Frame 1 (no input): blank canvas, image omitted
Frame 60 (no input): blank canvas, image omitted
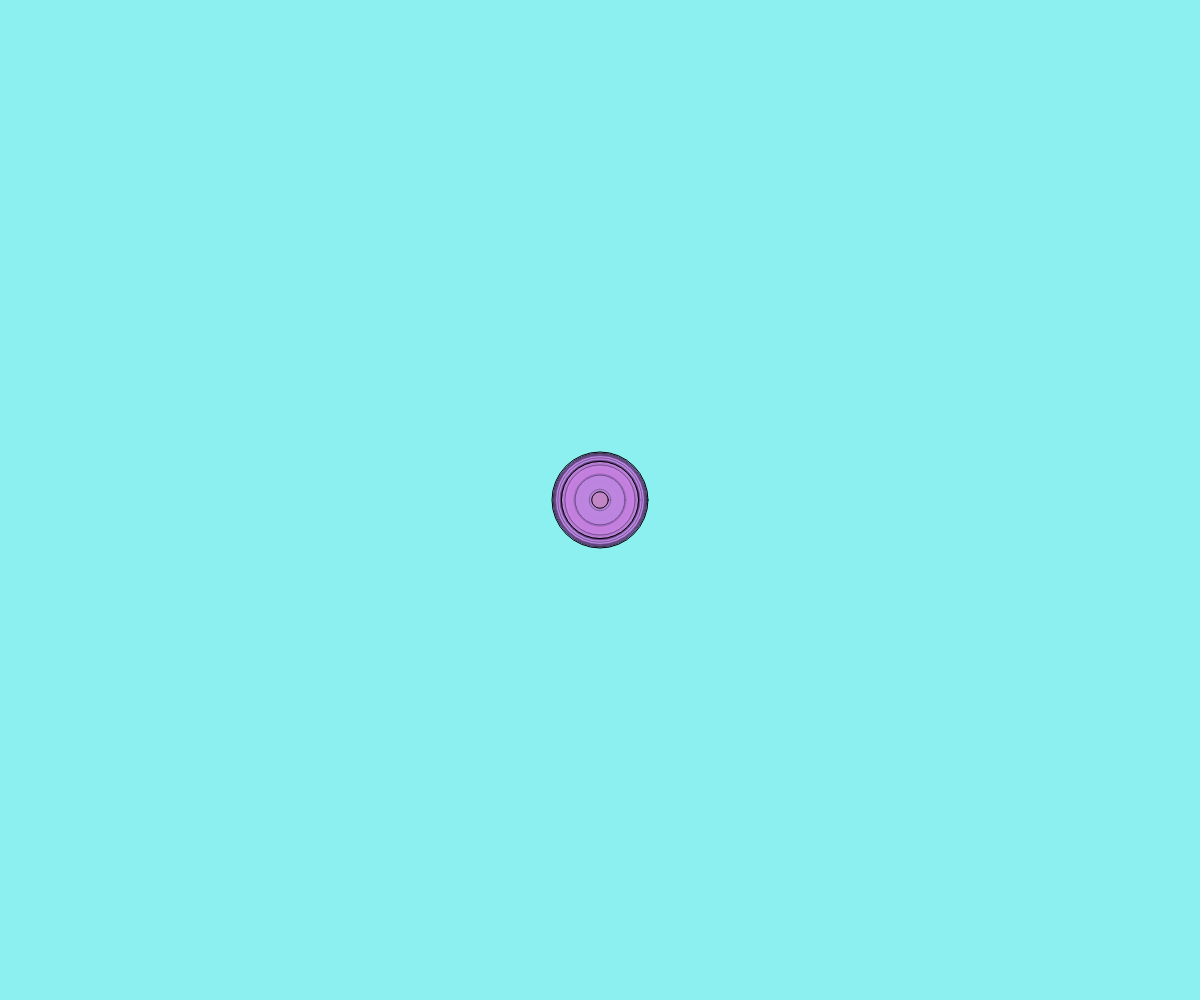
Frame 120 (the mouse pressed at the canvas centre since frame 60)

The p5.js sketch whose frames 1 and 60 were blank and that drew this single picture after the mouse press (run headless with seeded random() and noise() and a simulated clock; from frame 60 on, the mouse is pressed at the canvas centre):

// p5.js sketch
// ── sketch.js
function setup() {
  createCanvas(windowWidth, windowHeight);
  background(140,240,240);
  
}
//make varaibles
let a;
let b;
let x;
let y;
let h;
let p;
let t;


function draw() {
  //define varavibe
  a =mouseX;
  b =mouseY;
  x = random(10,100);
  y = random(150,255); 
  h = random(50,200);
  p = random(150,255);
  t = random(50,100);
  //draw when key is press
  if(mouseIsPressed){
    fill(y,h,p,t);
    circle(a,b,x);
  }
  if (keyIsPressed){
    background(140,240,240);
  }
}
